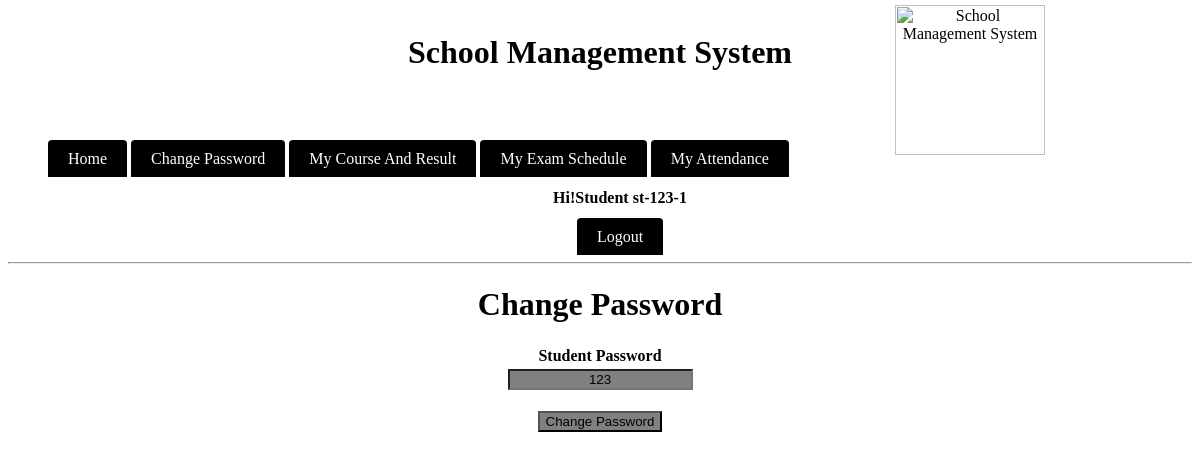
The page /module/student/modify.php (signed in) on the database as committed earlier.
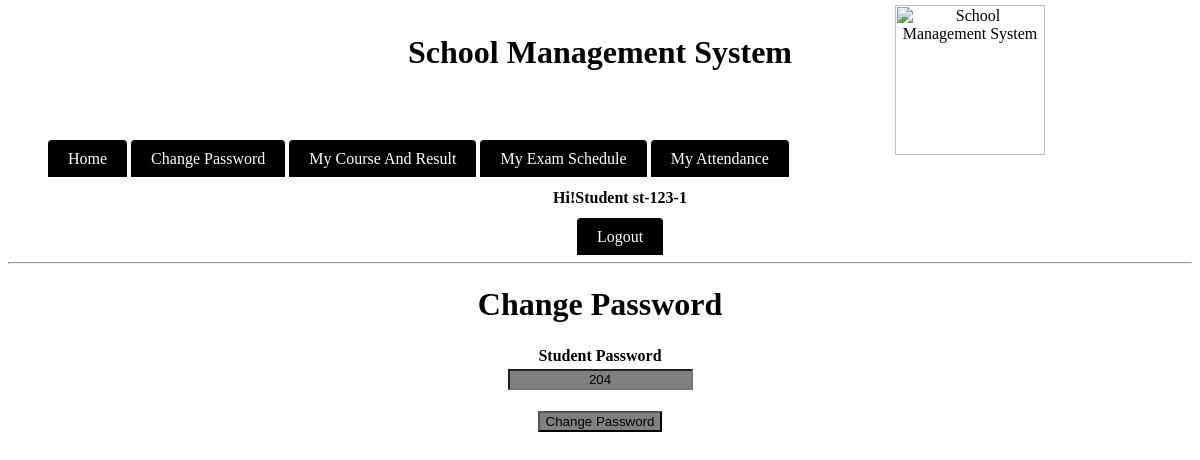
The same page on the database as committed later.
### tables this page shows
CREATE TABLE `students` (
  `id` varchar(20) NOT NULL,
  `name` varchar(20) NOT NULL,
  `password` varchar(20) NOT NULL,
  `phone` varchar(13) NOT NULL,
  `email` varchar(20) NOT NULL,
  `sex` varchar(7) NOT NULL,
  `dob` date NOT NULL,
  `addmissiondate` date NOT NULL,
  `address` varchar(50) NOT NULL,
  `parentid` varchar(20) NOT NULL,
  `classid` varchar(20) NOT NULL
);

### module/student/main.php (called while the page is built, shortened)
<?php
$check=$_SESSION['login_id'];
$session=mysql_query("SELECT name  FROM students WHERE id='$check' ");
$row=mysql_fetch_array($session);
$login_session = $loged_user_name = $row['name'];
?>

### module/student/modify.php (the view, shortened to what this page needs)
<?php
include_once('main.php');
$st=mysql_query("SELECT password  FROM students WHERE id='$check' ");
$stinfo=mysql_fetch_array($st);
?>
<html>
    <head>
		    <link rel="stylesheet" type="text/css" href="../../source/CSS/style.css">
		</head>
    <body>
			 <div class="header"><h1>School Management System</h1></div>
			  <div class="divtopcorner">
				    <img src="../../source/logo.jpg" height="150" width="150" alt="School Management System"/>
				</div>
			<br/><br/>
				<ul>
				       <li class="manulist" >
						  <a class ="menulista" href="index.php">Home</a>
						        <a class ="menulista" href="modify.php">Change Password</a>
								<a class ="menulista" href="course.php">My Course And Result</a>
								<a class ="menulista" href="exam.php">My Exam Schedule</a>
								<a class ="menulista" href="attendance.php">My Attendance</a>
								<div align="center">
								<h4>Hi!Student <?php echo $check." ";?> </h4>
								<a class ="menulista" href="logout.php" onmouseover="changemouseover(this);" onmouseout="changemouseout(this,'<?php echo ucfirst($loged_user_name);?>');"><?php echo "Logout";?></a>
						</div>
						</li>
				</ul>
			  <hr/>
			  <div align="center" class="mod">
			  	<h1>Change Password</h1>
				<form  onsubmit="return modifyValidate();" action="modifysave.php" method="post">
			  <table class="table" tborder="1">
			  <tr>
			  <th>Student Password</th>
			 </tr>
			  <tr>
			  <td><input type="text"  id="password" name="password" value="<?php echo $stinfo['password'];?>"/></td>
			</table>
			  <br/>
			  <input type="submit" value="Change Password"/>
			  </form>
								</div>
		</body>
</html>

Rows that differ between the two databases and show on the page:
changed students: password "123" → "204"
